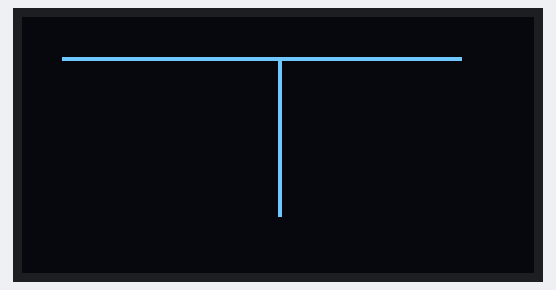
The sketch below on a simulated ESP32. Shown: 128×64 one-colour display.

Above: at 0.1 s.
At 2.1 s:
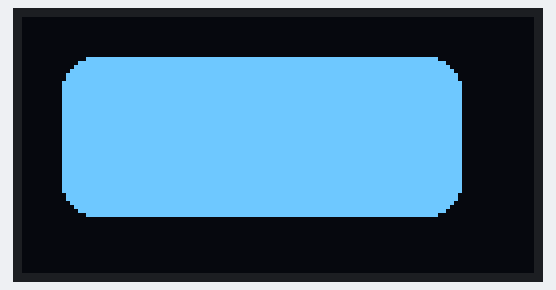
At 4.2 s:
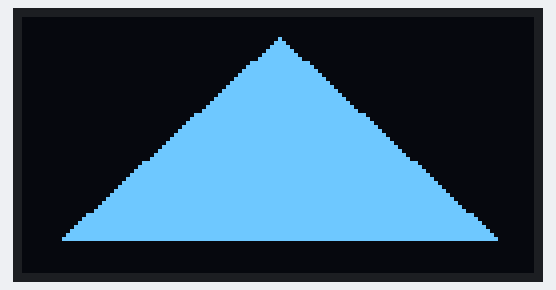

The sketch:

oled102.ino
```cpp
#include <Wire.h>
#include <Adafruit_GFX.h>
#include <Adafruit_SSD1306.h>

#define oled_sda 21
#define oled_scl 22

#define screen_width 128
#define screen_height 64

#define oled_address 0x3c
#define oled_reset -1

Adafruit_SSD1306 display (
  screen_width,
  screen_height,
  &Wire,
  oled_reset
);

void setup() {
  // put your setup code here, to run once:
  Serial.begin(115200);
  Wire.begin(oled_sda, oled_scl);

  if (!display.begin(SSD1306_SWITCHCAPVCC, oled_address)) {
    Serial.println("OLED initialization failed!");
    while (true) delay(100);
  }

  display.clearDisplay();
  display.drawPixel(64, 32, SSD1306_WHITE);
  display.drawFastHLine(10, 10, 100, SSD1306_WHITE);
  display.drawFastVLine(64, 10, 40, SSD1306_WHITE);
  display.display();

  delay(2000);

  display.clearDisplay();
  display.drawRoundRect(10, 10, 100, 40, 8, SSD1306_WHITE);
  // (x, y, width, height, radius, color)
  display.fillRoundRect(10, 10, 100, 40, 8, SSD1306_WHITE);
  display.display();

  delay(2000);

  display.clearDisplay();
  display.drawTriangle(
    64, 5,
    10, 55,
    118, 55,
    SSD1306_WHITE
  );
  // (x1, y1, x2, y2, x3, y3, color)

  display.fillTriangle(
    64, 5,
    10, 55,
    118, 55,
    SSD1306_WHITE
  );
  // (x1, y1, x2, y2, x3, y3, color)
  display.display();

}

void loop() {
  // put your main code here, to run repeatedly:

}
```

Measured:
- what the display in image 1 shows lasts 2.0 s, from 2.1 s to 4.1 s
